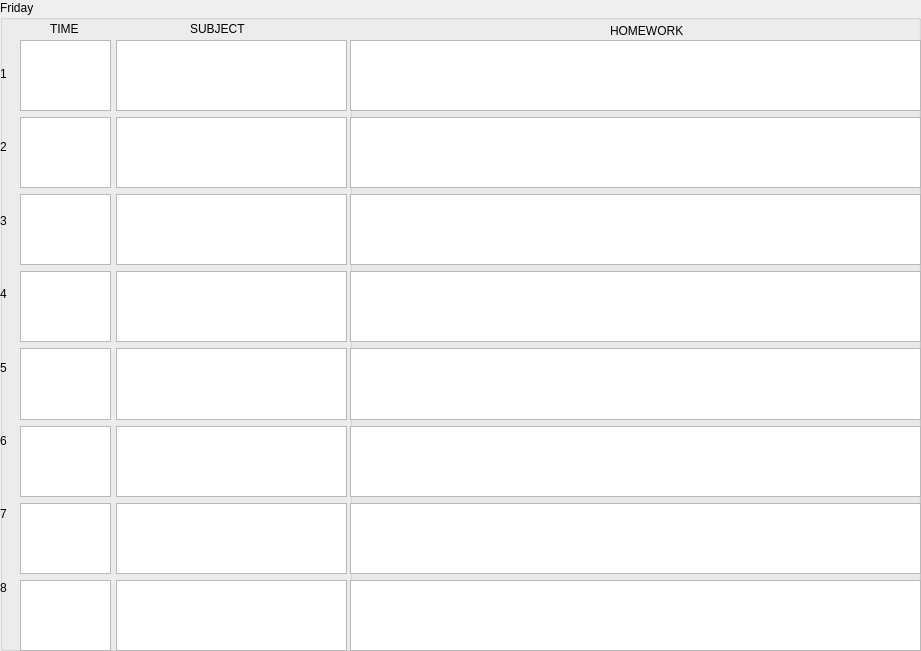
    <widget class="QGroupBox" name="groupBoxFri">
     <property name="geometry">
      <rect>
       <x>1</x>
       <y>30</y>
       <width>921</width>
       <height>651</height>
      </rect>
     </property>
     <property name="title">
      <string>Friday</string>
     </property>
     <widget class="QWidget" name="verticalLayoutWidget_20">
      <property name="geometry">
       <rect>
        <x>20</x>
        <y>40</y>
        <width>91</width>
        <height>611</height>
       </rect>
      </property>
      <layout class="QVBoxLayout" name="verticalLayout_20">
       <item>
        <widget class="QTextEdit" name="textEdit_121"/>
       </item>
       <item>
        <widget class="QTextEdit" name="textEdit_122"/>
       </item>
       <item>
        <widget class="QTextEdit" name="textEdit_123"/>
       </item>
       <item>
        <widget class="QTextEdit" name="textEdit_124"/>
       </item>
       <item>
        <widget class="QTextEdit" name="textEdit_125"/>
       </item>
       <item>
        <widget class="QTextEdit" name="textEdit_126"/>
       </item>
       <item>
        <widget class="QTextEdit" name="textEdit_127"/>
       </item>
       <item>
        <widget class="QTextEdit" name="textEdit_128"/>
       </item>
      </layout>
     </widget>
     <widget class="QWidget" name="verticalLayoutWidget_17">
      <property name="geometry">
       <rect>
        <x>350</x>
        <y>40</y>
        <width>571</width>
        <height>611</height>
       </rect>
      </property>
      <layout class="QVBoxLayout" name="verticalLayout_17">
       <item>
        <widget class="QTextEdit" name="textEdit_105"/>
       </item>
       <item>
        <widget class="QTextEdit" name="textEdit_106"/>
       </item>
       <item>
        <widget class="QTextEdit" name="textEdit_107"/>
       </item>
       <item>
        <widget class="QTextEdit" name="textEdit_108"/>
       </item>
       <item>
        <widget class="QTextEdit" name="textEdit_109"/>
       </item>
       <item>
        <widget class="QTextEdit" name="textEdit_110"/>
       </item>
       <item>
        <widget class="QTextEdit" name="textEdit_111"/>
       </item>
       <item>
        <widget class="QTextEdit" name="textEdit_112"/>
       </item>
      </layout>
     </widget>
     <widget class="QLabel" name="label_45">
      <property name="geometry">
       <rect>
        <x>190</x>
        <y>20</y>
        <width>67</width>
        <height>17</height>
       </rect>
      </property>
      <property name="text">
       <string>SUBJECT</string>
      </property>
     </widget>
     <widget class="QLabel" name="label_55">
      <property name="geometry">
       <rect>
        <x>610</x>
        <y>20</y>
        <width>141</width>
        <height>21</height>
       </rect>
      </property>
      <property name="text">
       <string>HOMEWORK</string>
      </property>
     </widget>
     <widget class="QWidget" name="verticalLayoutWidget_18">
      <property name="geometry">
       <rect>
        <x>0</x>
        <y>40</y>
        <width>21</width>
        <height>581</height>
       </rect>
      </property>
      <layout class="QVBoxLayout" name="verticalLayout_18">
       <item>
        <widget class="QLabel" name="label_46">
         <property name="text">
          <string>1</string>
         </property>
        </widget>
       </item>
       <item>
        <widget class="QLabel" name="label_47">
         <property name="text">
          <string>2</string>
         </property>
        </widget>
       </item>
       <item>
        <widget class="QLabel" name="label_48">
         <property name="text">
          <string>3</string>
         </property>
        </widget>
       </item>
       <item>
        <widget class="QLabel" name="label_49">
         <property name="text">
          <string>4</string>
         </property>
        </widget>
       </item>
       <item>
        <widget class="QLabel" name="label_50">
         <property name="text">
          <string>5</string>
         </property>
        </widget>
       </item>
       <item>
        <widget class="QLabel" name="label_51">
         <property name="text">
          <string>6</string>
         </property>
        </widget>
       </item>
       <item>
        <widget class="QLabel" name="label_52">
         <property name="text">
          <string>7</string>
         </property>
        </widget>
       </item>
       <item>
        <widget class="QLabel" name="label_53">
         <property name="text">
          <string>8</string>
         </property>
        </widget>
       </item>
      </layout>
     </widget>
     <widget class="QWidget" name="verticalLayoutWidget_19">
      <property name="geometry">
       <rect>
        <x>116</x>
        <y>40</y>
        <width>231</width>
        <height>611</height>
       </rect>
      </property>
      <layout class="QVBoxLayout" name="verticalLayout_19">
       <item>
        <widget class="QTextEdit" name="textEdit_113"/>
       </item>
       <item>
        <widget class="QTextEdit" name="textEdit_114"/>
       </item>
       <item>
        <widget class="QTextEdit" name="textEdit_115"/>
       </item>
       <item>
        <widget class="QTextEdit" name="textEdit_116"/>
       </item>
       <item>
        <widget class="QTextEdit" name="textEdit_117"/>
       </item>
       <item>
        <widget class="QTextEdit" name="textEdit_118"/>
       </item>
       <item>
        <widget class="QTextEdit" name="textEdit_119"/>
       </item>
       <item>
        <widget class="QTextEdit" name="textEdit_120"/>
       </item>
      </layout>
     </widget>
     <widget class="QLabel" name="label_54">
      <property name="geometry">
       <rect>
        <x>50</x>
        <y>20</y>
        <width>67</width>
        <height>17</height>
       </rect>
      </property>
      <property name="text">
       <string>TIME</string>
      </property>
     </widget>
     <widget class="QGroupBox" name="groupBoxFriHom">
      <property name="geometry">
       <rect>
        <x>350</x>
        <y>40</y>
        <width>571</width>
        <height>611</height>
       </rect>
      </property>
      <property name="title">
       <string/>
      </property>
      <widget class="QWidget" name="verticalLayoutWidget_26">
       <property name="geometry">
        <rect>
         <x>0</x>
         <y>0</y>
         <width>571</width>
         <height>611</height>
        </rect>
       </property>
       <layout class="QVBoxLayout" name="verticalLayout_26">
        <item>
         <widget class="QTextEdit" name="textEdit_161"/>
        </item>
        <item>
         <widget class="QTextEdit" name="textEdit_162"/>
        </item>
        <item>
         <widget class="QTextEdit" name="textEdit_163"/>
        </item>
        <item>
         <widget class="QTextEdit" name="textEdit_164"/>
        </item>
        <item>
         <widget class="QTextEdit" name="textEdit_165"/>
        </item>
        <item>
         <widget class="QTextEdit" name="textEdit_166"/>
        </item>
        <item>
         <widget class="QTextEdit" name="textEdit_167"/>
        </item>
        <item>
         <widget class="QTextEdit" name="textEdit_168"/>
        </item>
       </layout>
      </widget>
     </widget>
     <widget class="Line" name="line_8">
      <property name="geometry">
       <rect>
        <x>909</x>
        <y>20</y>
        <width>31</width>
        <height>631</height>
       </rect>
      </property>
      <property name="orientation">
       <enum>Qt::Vertical</enum>
      </property>
     </widget>
    </widget>
